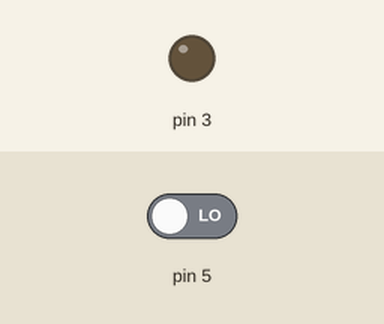
A sketch run on a simulated Arduino Uno, built with avr-gcc and run on an emulated ATmega328P. Parts: output pins drawn as LEDs (lit = HIGH). The test bench sets the inputs (shaded band); at power-on: pin 5 LOW.

Above: at 1.2 s.
1.3 s: pin 5 driven HIGH
At 1.7 s:
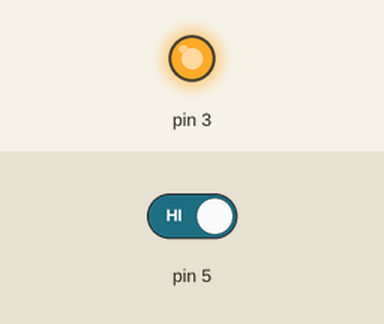
2.8 s: pin 5 driven LOW
At 4.0 s:
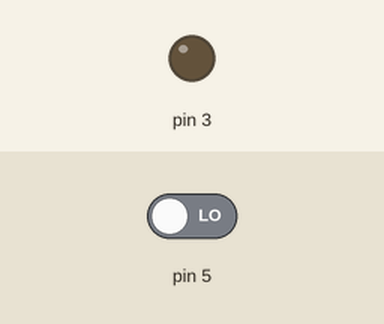
Timing chart, 0 to 5.8 s (numbered marks = the images above; inputs shaded):
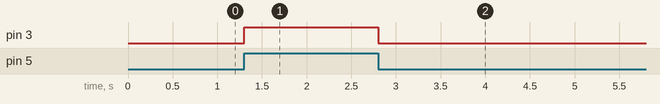

Measured:
- after the input at 1.3 s, pin 3: LOW → HIGH at once
- after the input at 2.8 s, pin 3: HIGH → LOW at once

The sketch:

sketch_w2_button.ino
```cpp
/*
In this project we try to light a led with switch button.
You can try this code with if/else version too.
*/

void setup()
{
  pinMode(3, OUTPUT);
  pinMode(5, INPUT);
}

void loop()
{
  int read = digitalRead(5);
  digitalWrite(3, read);

  /*
  if(read == HIGH ){
    digitalWrite(3, HIGH);
  }
  else{
    digitalWrite(3, LOW);
  }
  */
}
```
